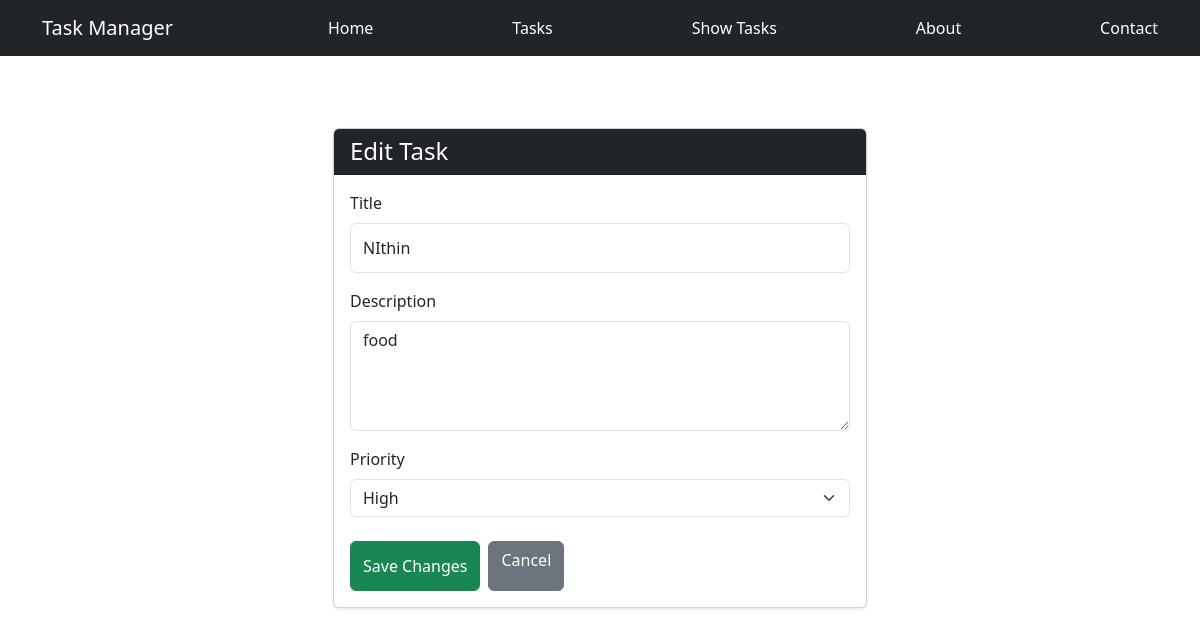
The page /edit-task/21/ on the database its author committed.
### tasks/models.py (models this page shows, shortened)
class Task(models.Model):
    PRIORITY_CHOICES = [
        ('low', 'Low'),
        ('medium', 'Medium'),
        ('high', 'High'),
    ]
    title = models.CharField(max_length=20)
    description = models.TextField(blank=True)
    completed = models.BooleanField(default=False)
    priority = models.CharField(
        max_length=10,
        choices=PRIORITY_CHOICES,
        default='medium'
    )
    created_at = models.DateTimeField(auto_now_add=True)

### tasks/views.py (the view)
# urls.py: path("edit-task/<int:task_id>/", views.edit_task, name="edit_task"),
def edit_task(request, task_id):
    task = get_object_or_404(Task, id=task_id)
    if request.method == "POST":
        form = TaskForm(request.POST, instance=task)
        if form.is_valid():
            form.save()
            messages.success(request, "Task saved successfully!")
            return redirect('show_tasks')
    else:
        form = TaskForm(instance=task)
    context = {
        'form': form,
        'task': task,
    }
    return render(request, 'tasks/edit_task.html', context)

### tasks/forms.py
class TaskForm(forms.ModelForm):
    title = forms.CharField(
        required=True,
        max_length=15,
        error_messages={
            'required': 'Title is required.',
            'max_length': 'Title cannot exceed 15 characters.',
        }
    )
    description = forms.CharField(
        required=True,
        max_length=25,
        error_messages={
            'required': 'Description is required.',
            'max_length': 'Description cannot exceed 25 characters.',
        }
    )
    class Meta:
        model = Task
        fields = ['title', 'description', 'priority']

### tasks/templates/tasks/edit_task.html (shortened to what this page needs)
{% extends "base.html" %}
{% block content %}
<div class="container mt-4">
    <div class="row justify-content-center">
        <div class="col-12 col-md-8 col-lg-6">
            <div class="card shadow-sm">
                <div class="card-header bg-dark text-white">
                    <h4 class="mb-0">Edit Task</h4>
                </div>
                <div class="card-body">
                    <form method="post">
                        <div class="mb-3">
                            <label for="title" class="form-label">
                                Title
                            </label>
                            <input
                                type="text"
                                name="title"
                                id="title"
                                class="form-control"
                                maxlength="15"
                                value="{{ form.title.value|default_if_none:'' }}"
                                required
                            >
                        </div>
                        <div class="mb-3">
                            <label for="description" class="form-label">
                                Description
                            </label>
                            <textarea
                                name="description"
                                id="description"
                                class="form-control"
                                rows="4"
                                maxlength="25"
                                required
                            >{{ form.description.value|default_if_none:'' }}</textarea>
                        </div>
                        <div class="mb-4">
                            <label for="priority" class="form-label">
                                Priority
                            </label>
                            <select
                                name="priority"
                                id="priority"
                                class="form-select"
                                required
                            >
                                <option
                                    value="high"
                                    {% if form.priority.value == 'high' %}selected{% endif %}>
                                    High
                                </option>
                            </select>
                        </div>
                        <div class="d-flex gap-2">
                            <button
                                type="submit"
                                class="btn btn-success">
                                Save Changes
                            </button>
                            <a
                                href="{% url 'show_tasks' %}"
                                class="btn btn-secondary">
                                Cancel
                            </a>
                        </div>
                    </form>
                </div>
            </div>
        </div>
    </div>
</div>
{% endblock %}

### static/css/style.css (style rules this page uses)
form { display: flex; flex-direction: column; width: 500px; max-width: 100%; }
form input { height: 50px; }
form button { min-height: 50px; }

### rows shown on the page
Task: title "NIthin", description "food", priority "High"
